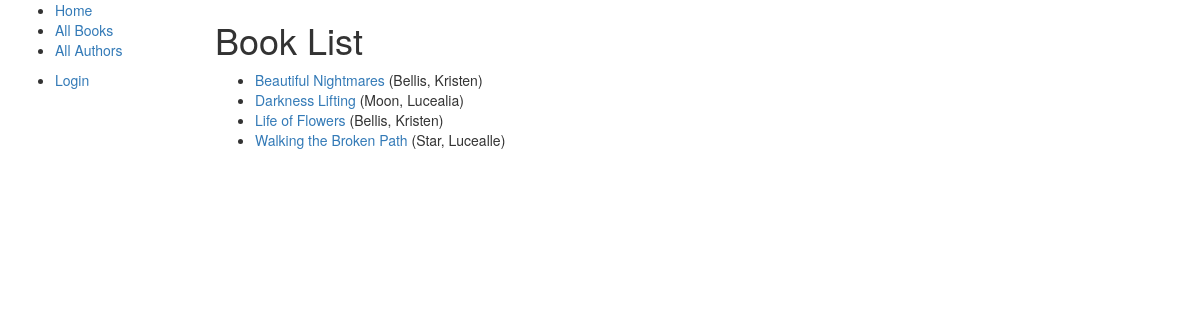
/catalog/books/, run on the app's committed database.
### catalog/models.py (models this page shows, shortened)
class Book(models.Model):
    title = models.CharField(max_length=200)
    author = models.ForeignKey('Author', on_delete=models.SET_NULL, null=True)
    summary = models.TextField(max_length=1000, help_text='Enter a brief description of the book')
    isbn = models.CharField('ISBN' ,max_length=13, help_text='13 Character <a href="https://www.isbn-international.org/content/what-isbn">ISBN number</a>')
    genre = models.ManyToManyField(Genre, help_text='Select a genre for this book')
    language = models.ForeignKey('Language', on_delete=models.SET_NULL, null=True)

class Author(models.Model):
    firstName = models.CharField(max_length=100)
    lastName = models.CharField(max_length=100)
    dateOfBirth = models.DateField(null=True, blank=True)
    dateOfDeath = models.DateField('Died', null=True, blank=True)
    class Meta:
        ordering = ["lastName", "firstName"]
    def __str__(self):
        return '{0}, {1}'.format(self.lastName,self.firstName)

### catalog/views.py (the view)
# urls.py: path('books/', views.BookListView.as_view(), name = 'books'),
class BookListView(generic.ListView):
    model = Book
    paginate_by = 10
    contextObjectName = 'Recommended Books'

### catalog/templates/catalog/book_list.html
{% extends "base_generic.html" %}
{% block content %}
    <h1>Book List</h1>
    {% if book_list %}
    <ul>
      {% for book in book_list %}
      <li>
        <a href="{{ book.get_absolute_url }}">{{ book.title }} </a> ({{book.author}})
      </li>
      {% endfor %}
    </ul>
    {% else %}
      <p>There are no books in the Library.</p>
    {% endif %}
{% endblock %}

### data on the page
Book: title "Beautiful Nightmares", author "Bellis, Kristen"
Book: title "Darkness Lifting", author "Moon, Lucealia"
Book: title "Life of Flowers", author "Bellis, Kristen"
Book: title "Walking the Broken Path", author "Star, Lucealle"
